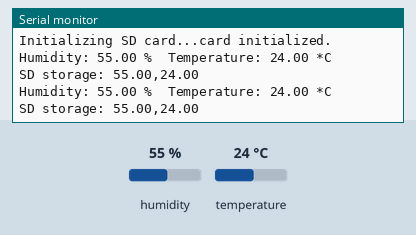
Recording of a sketch running on a simulated Arduino Uno, built with avr-gcc and run on an emulated ATmega328P. Parts: the last lines printed to the serial monitor. Wiring (inferred from the names in the program): DHT11 sensor: data pin 14. The inputs (shaded band) are chosen by the test bench; at power-on: humidity 55 %, temperature 24 °C. Storage starts empty.

Above: at 4.3 s.
4.4 s: humidity set to 22 %
At 7.4 s:
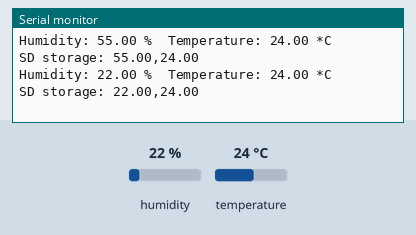
8.6 s: temperature set to 12 °C
At 10.6 s:
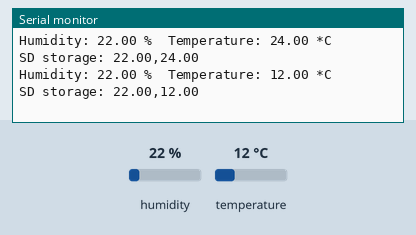
12.8 s: humidity set to 40 %
At 13.8 s:
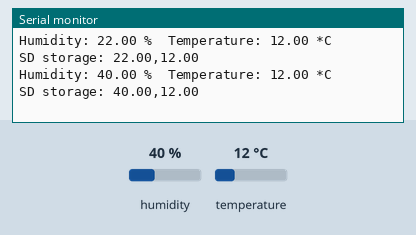
Timing chart, 0 to 15.8 s (numbered marks = the images above; inputs shaded):
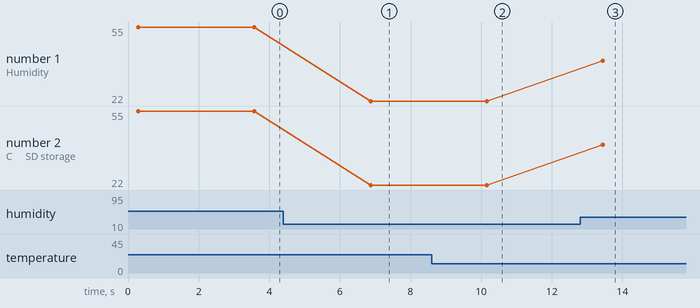

Measured:
- after the input at 4.4 s, the serial monitor: prints a new line after 2.5 s (image 1)
- after the input at 8.6 s, the serial monitor: prints a new line after 1.6 s (image 2)
- after the input at 12.8 s, the serial monitor: prints a new line after 0.64 s (image 3)
- plotted number 1: 55 → 22 after the input at 4.4 s, 22 → 40 after the input at 12.8 s
- plotted number 2: 55 → 22 after the input at 4.4 s, 22 → 40 after the input at 12.8 s

The sketch:

sd_test.ino
```cpp
/*
** MOSI - pin 11
** MISO - pin 12
** CLK - pin 13
** CS - pin 4
*/
#include <SD.h>
#include "DHT.h"

#define DHTPIN 14
#define DHTTYPE DHT11
DHT dht(DHTPIN, DHTTYPE);
const int chipSelect = 53;  //设定CS接口
void setup()
{
  Serial.begin(9600);  //设置串口通信波特率为9600
  dht.begin();
  Serial.print("Initializing SD card...");  //串口输出数据Initializing SD card...

  if (!SD.begin(chipSelect)) {  //如果从CS口与SD卡通信失败，串口输出信息Card failed, or not present
    Serial.println("Card failed, or not present");
    return;
  }
  Serial.println("card initialized.");  //与SD卡通信成功，串口输出信息card initialized.
}

void loop()
{
  // 定义数组
  String dataString = "";
  // 读取三个传感器值，写入数组
  float h = dht.readHumidity();
   dataString += String(h);
   dataString += ",";
  float t = dht.readTemperature();
  dataString += String(t);
  Serial.print("Humidity: ");
  Serial.print(h);
  Serial.print(" %\t");
  Serial.print("Temperature: ");
  Serial.print(t);
  Serial.print(" *C ");
  Serial.print("  \t");
  Serial.print("SD storage: ");
  // 打开文件，注意在同一时间只能有一个文件被打开
  // 如果你要打开另一个文件，就需要先关闭前一个
  File dataFile = SD.open("datalog.txt", FILE_WRITE);
  // 打开datalog.txt文件，读写状态，位置在文件末尾。
  if (dataFile) {
    dataFile.println(dataString);
    dataFile.close();
    // 数组dataString输出到串口
    Serial.println(dataString);
  }
  // 如果无法打开文件，串口输出错误信息error opening datalog.txt
  else {
    Serial.println("error opening datalog.txt");
  }
    delay(3000);
}
```
